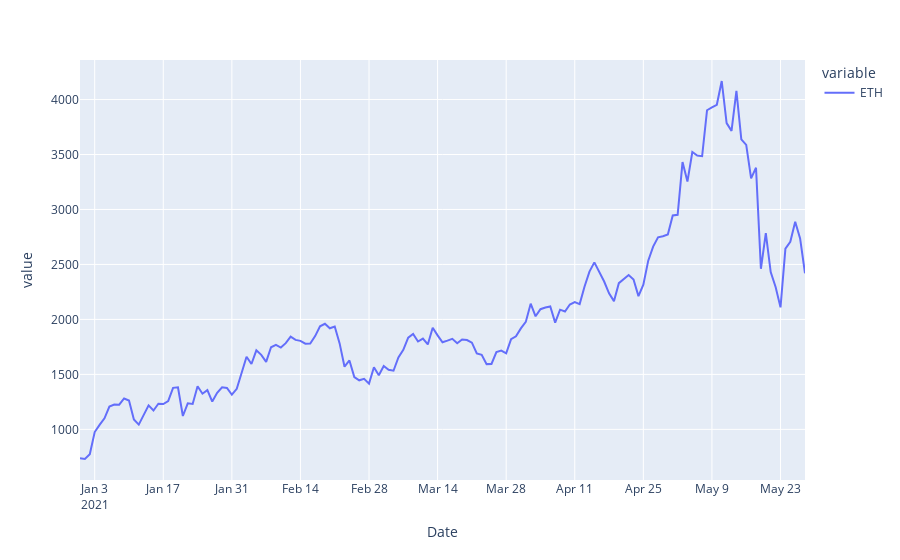

The cell this chart's notebook holds for it:
### Markdown cell above
# Observation:
- Here, it is clearly visible that the BTC price suddenly increased in Feb 2021 after all those tweets and social media buzz. And suddenly in May 2021, everything came crashing.

### Code cell
# Let's see Ethereum
fig = px.line(crypto, y=['ETH'] )
fig.show()

### Figure 1 — Plotly figure (JSON) as saved in the notebook; plotly's stock layout.template omitted (floating-point values rounded to 4 significant figures; data arrays with more than 128 entries replaced by an {"elided": "..."} marker saying what was removed)
{"data": [{"hovertemplate": "variable=ETH<br>Date=%{x}<br>value=%{y}<extra></extra>", "legendgroup": "ETH", "line": {"color": "#636efa", "dash": "solid"}, "marker": {"symbol": "circle"}, "mode": "lines", "name": "ETH", "orientation": "v", "showlegend": true, "type": "scatter", "x": {"elided": "149 str values"}, "xaxis": "x", "y": {"elided": "149 float values"}, "yaxis": "y"}], "layout": {"legend": {"title": {"text": "variable"}, "tracegroupgap": 0}, "margin": {"t": 60}, "xaxis": {"anchor": "y", "domain": [0, 1], "title": {"text": "Date"}}, "yaxis": {"anchor": "x", "domain": [0, 1], "title": {"text": "value"}}}}
